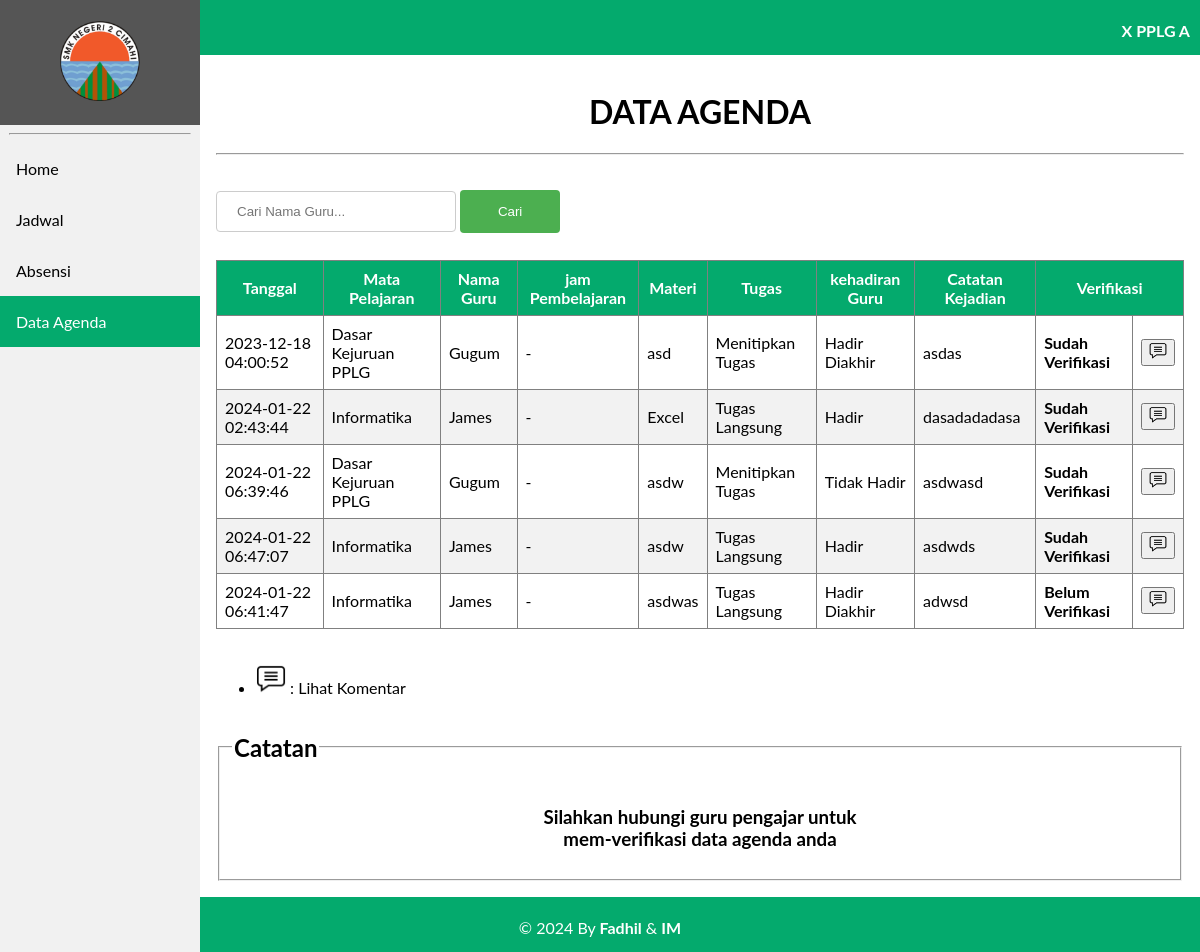
The app's page /agenda/tampil_agenda.php?id=P10001, older data.
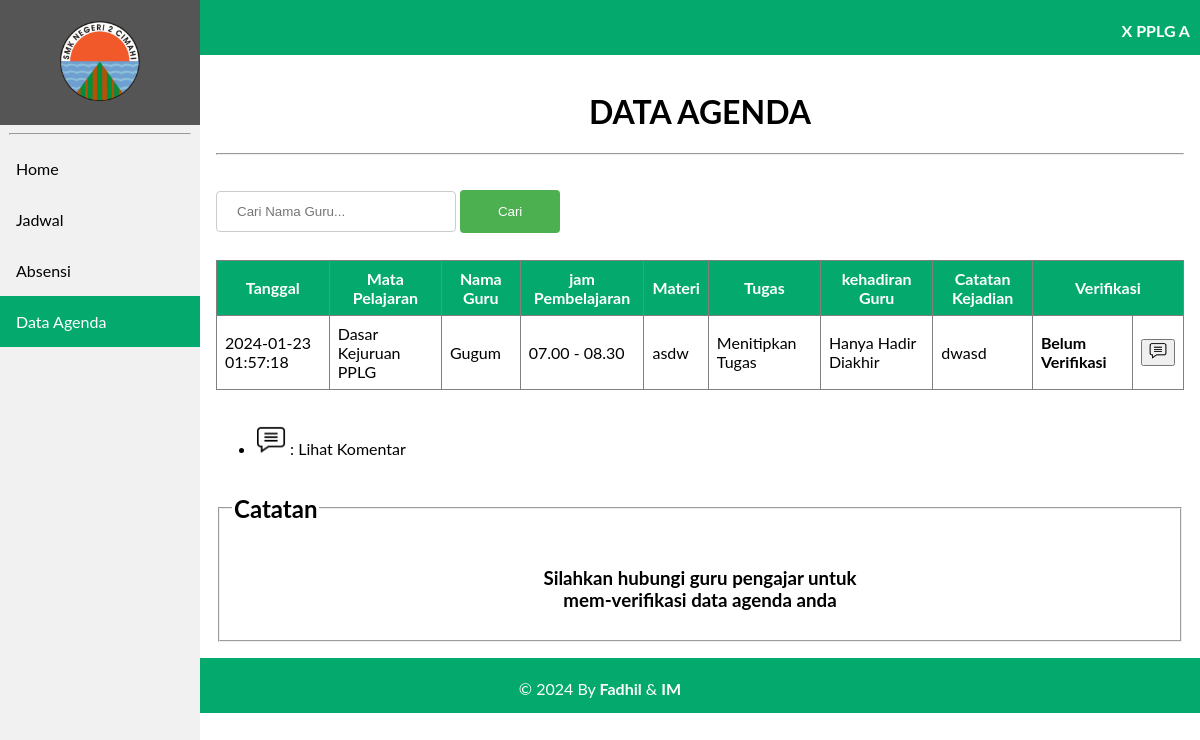
The same page, newer data.
### tables this page shows
CREATE TABLE `tb_kelas` (
  `id_kelas` varchar(6) NOT NULL,
  `nama_kelas` varchar(50) NOT NULL,
  `username` varchar(50) NOT NULL,
  `password` varchar(50) NOT NULL,
  `role` int(11) NOT NULL
);

CREATE TABLE `tb_agenda` (
  `id_agenda` int(11) NOT NULL,
  `tgl` timestamp NOT NULL DEFAULT current_timestamp() ON UPDATE current_timestamp(),
  `jam_masuk` varchar(50) NOT NULL,
  `jam_selesai` varchar(50) NOT NULL,
  `nip` varchar(18) NOT NULL,
  `id_kelas` varchar(6) NOT NULL,
  `id_mapel` varchar(6) NOT NULL,
  `tugas` enum('Tugas Langsung','Menitipkan Tugas','Tidak Ada Tugas') NOT NULL,
  `materi` varchar(200) NOT NULL,
  `evaluasi` varchar(200) NOT NULL,
  `kehadiran` enum('Hadir','Tidak Hadir','Hanya Hadir Diakhir','Hanya Hadir Diawal') NOT NULL,
  `verifikasi` varchar(50) NOT NULL,
  `comment` text NOT NULL
);

CREATE TABLE `tb_mapel` (
  `id_mapel` varchar(6) NOT NULL,
  `nama_mapel` varchar(70) NOT NULL
);

CREATE TABLE `tb_guru` (
  `nip` varchar(18) NOT NULL,
  `id_mapel` varchar(6) NOT NULL,
  `nama_guru` varchar(100) NOT NULL,
  `password` varchar(100) NOT NULL,
  `role` int(11) NOT NULL
);

### agenda/tampil_agenda.php (the view, shortened to what this page needs)
<?php
    include 'koneksi.php';
    $kelas = $_GET['id'];
    $sql = "SELECT tb_agenda.id_agenda, tb_mapel.nama_mapel, tb_agenda.materi, tb_agenda.tugas, tb_guru.nama_guru, tb_agenda.kehadiran,
            tb_agenda.tgl, tb_agenda.evaluasi, tb_agenda.verifikasi, tb_agenda.jam_masuk, tb_agenda.jam_selesai FROM tb_agenda INNER JOIN tb_mapel ON tb_agenda.id_mapel = tb_mapel.id_mapel
            INNER JOIN tb_guru ON tb_agenda.nip = tb_guru.nip WHERE tb_agenda.id_kelas='$kelas'";
    $level = mysqli_query($Conn, $sql);
    $sql1 = "SELECT * FROM tb_kelas WHERE id_kelas='$kelas'";
    $k = mysqli_query($Conn,$sql1);
?>
<!DOCTYPE html>
<html>
<head>
    <link rel="stylesheet" href="navbar.css">
<body>
    <header>
        <div class="sidebar">
            <a href="beranda.php?id=<?= $kelas ?>"><center><img src="image/2cmi.PNG" style="width: 80px; padding: 5px;"></center></a>
            <hr  style="width: 90%;">
            <a href="beranda.php?id=<?= $kelas ?>">Home</a>
            <a href="data_agenda.php?id=<?= $kelas ?>">Jadwal</a>
            <a href="absensi.php?id=<?= $kelas ?>">Absensi</a>
            <a class="active" href="tampil_agenda.php?id=<?= $kelas ?>">Data Agenda</a>
        </div>
    </header>
    <div class="head">
        <?php
            foreach($k as $nama){ ?>
            <p style="margin-right: 10px;"><b><?= $nama['nama_kelas'] ?></b></p>
          <?php
            }
          ?>
    </div>
    <div class="content">
    <center>
<h1>DATA AGENDA</h1><hr> </center>
<br>
<form action="search1.php" method="POST">
    <input type="text" name="search" placeholder="Cari Nama Guru...">
    <input type="submit" name="submit" value="Cari">
</form><br>
<center>
<table border="1" cellspacing="0" cellpadding = "10px">
    <thead>
        <tr>
            <th>Tanggal</th>
            <th>Mata Pelajaran</th>
            <th>Nama Guru</th>
            <th>jam Pembelajaran</th>
            <th>Materi</th>
            <th>Tugas </th>
            <th>kehadiran Guru</th>
            <th>Catatan Kejadian </th>
            <th colspan="2">Verifikasi</th>
        </tr>
    </thead>
    <tbody>
    <?php foreach ($level as $row) : ?>
            <tr>
                <td><?= $row["tgl"];?></td>
                <td><?= $row["nama_mapel"];?></td>
                <td><?= $row["nama_guru"];?></td>
                <td><?= $row["jam_masuk"]." - ".$row['jam_selesai'];?></td>
                <td><?= $row["materi"];?></td>
                <td><?= $row["tugas"];?></td>
                <td><?= $row["kehadiran"];?></td>
                <td><?= $row["evaluasi"];?></td>
                <td><b><?= $row["verifikasi"];?></b></td>
                <td><a href="lihat_comment.php?id=<?= $kelas; ?>&a=<?= $row["id_agenda"]; ?>" style="text-decoration: none;""><button class="btn"><img src="image/comment.PNG" width="18px"></button></a></td>
            </tr>
            <?php endforeach ;
            ?>
    </tbody>
</table>
    </center><br>
<ul>
    <li>
        <img src="image/comment.PNG" width="30px"> :
        Lihat Komentar
    </li>
</ul>
<center>
<fieldset><legend><h2>Catatan</h2></legend>
<h3>Silahkan hubungi guru pengajar untuk<br>mem-verifikasi data agenda anda</h2>
</fieldset>
</center>
</div>
<div class="footer">
        <p>&copy; 2024 By <b>Fadhil</b> & <b>IM</b></p>
    </div>

### agenda/navbar.css (style rules this page uses)
body { margin: 0; font-family: "Lato", sans-serif; }
.sidebar { margin: 0; padding: 0; width: 200px; background-color: #f1f1f1; position: fixed; height: 100%; overflow: auto; }
.sidebar a { display: block; color: black; padding: 16px; text-decoration: none; }
.sidebar a.active { background-color: #04AA6D; color: white; }
div.content { margin-left: 200px; padding: 16px; min-height: 515px; }
.head { width: 100%; height: 50px; padding-top: 5px; text-align: right; color: white; background-color: #04AA6D; }
.footer { width: 100%; height: 50px; background-color: #04AA6D; bottom: 0; text-align: center; color: white; padding-top: 5px; }

### agenda/tampil_agenda.php (style rules this page uses)
table { border-collapse: collapse; width: 100%; }
th, td { padding: 8px; }
th { background-color: #04AA6D; color: white; text-align: center; }
input[type=text] { width: 240px; padding: 12px 20px; margin: 8px 0; display: inline-block; border: 1px solid #ccc; border-radius: 4px; box-sizing: border-box; }
input[type=submit] { width: 100px; background-color: #4CAF50; color: white; padding: 14px 20px; margin: 8px 0; border: none; border-radius: 4px; cursor: pointer; }
tr:nth-child(even) { background-color: #f2f2f2 }

Row changes from the older to the newer data that the page shows:
removed tb_agenda: tgl "2023-12-18 04:00:52", id_mapel.nama_mapel "Dasar Kejuruan PPLG", nip.nama_guru "Gugum", materi "asd", tugas "Menitipkan Tugas", kehadiran "Hadir Diakhir", evaluasi "asdas", verifikasi "Sudah Verifikasi"
removed tb_agenda: tgl "2024-01-22 02:43:44", id_mapel.nama_mapel "Informatika", nip.nama_guru "James", materi "Excel", tugas "Tugas Langsung", kehadiran "Hadir", evaluasi "dasadadadasa", verifikasi "Sudah Verifikasi"
removed tb_agenda: tgl "2024-01-22 06:39:46", id_mapel.nama_mapel "Dasar Kejuruan PPLG", nip.nama_guru "Gugum", materi "asdw", tugas "Menitipkan Tugas", kehadiran "Tidak Hadir", evaluasi "asdwasd", verifikasi "Sudah Verifikasi"
removed tb_agenda: tgl "2024-01-22 06:47:07", id_mapel.nama_mapel "Informatika", nip.nama_guru "James", materi "asdw", tugas "Tugas Langsung", kehadiran "Hadir", evaluasi "asdwds", verifikasi "Sudah Verifikasi"
removed tb_agenda: tgl "2024-01-22 06:41:47", id_mapel.nama_mapel "Informatika", nip.nama_guru "James", materi "asdwas", tugas "Tugas Langsung", kehadiran "Hadir Diakhir", evaluasi "adwsd", verifikasi "Belum Verifikasi"
added tb_agenda: tgl "2024-01-23 01:57:18", id_mapel.nama_mapel "Dasar Kejuruan PPLG", nip.nama_guru "Gugum", jam_masuk "07.00", jam_selesai "08.30", materi "asdw", tugas "Menitipkan Tugas", kehadiran "Hanya Hadir Diakhir", evaluasi "dwasd", verifikasi "Belum Verifikasi"
